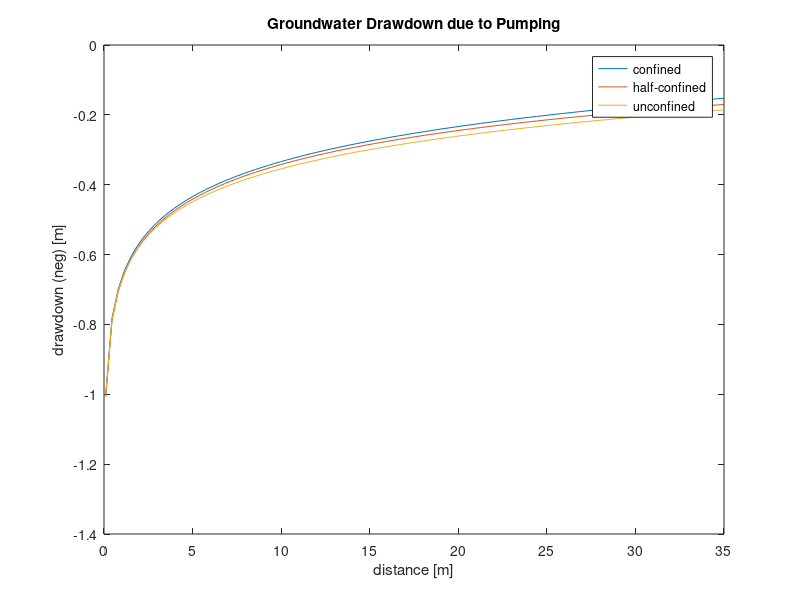

Source code (MATLAB):
function welldrawdown
% Well drawdown - comparison for confined / half-confined / unconfined
% aquifers
%    using analytocal solutions                   
%
%   $Ekkehard Holzbecher  $Date: 2006/04/30 $
%--------------------------------------------------------------------------
K = 1.1e-5;            % hydraulic conductivity
H = 10;                % depth
T = K*H;               % transmissivity
Q = 1.e-4;             % pumping rate
r0 = 0.1;              % well radius
s0 = -1.;               % drawdown in well
c = 0.8e8;             % resistance of half-permeable layer
R = 35;                % maximum radius

r = linspace (r0,R,100); 
hc = s0 + (Q/(2*pi*T))*log(r/r0);  
hu = -H + s0 + sqrt(H*H + (Q/(pi*K))*log(r/r0)); 
hh = -(Q/(2*pi*T))*besselk(0,r/sqrt(T*c));  

plot (r,hc,r,hh,r,hu);
legend ('confined','half-confined','unconfined')
xlabel ('distance [m]'); ylabel ('drawdown (neg) [m]');
title('Groundwater Drawdown due to Pumping')
